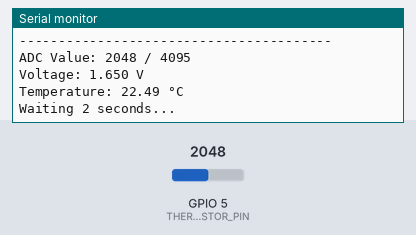
Simulated run of this program. Board: ESP32-S3. Parts: the last lines printed to the serial monitor. The test bench sets the inputs (shaded band); at power-on: GPIO 5 (THERMISTOR_PIN) = 2048 (analog values on the 0–4095 scale).

Above: at 1.3 s.
1.4 s: GPIO 5 (THERMISTOR_PIN) set to 3603
At 2.7 s:
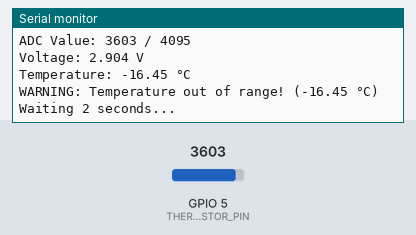
4.4 s: GPIO 5 (THERMISTOR_PIN) set to 4095
At 6.8 s:
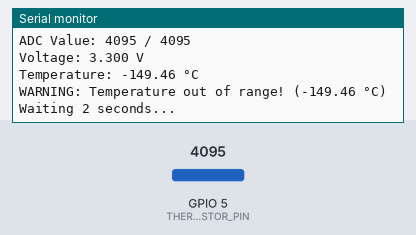
Timing chart, 0 to 8.3 s (numbered marks = the images above; inputs shaded):
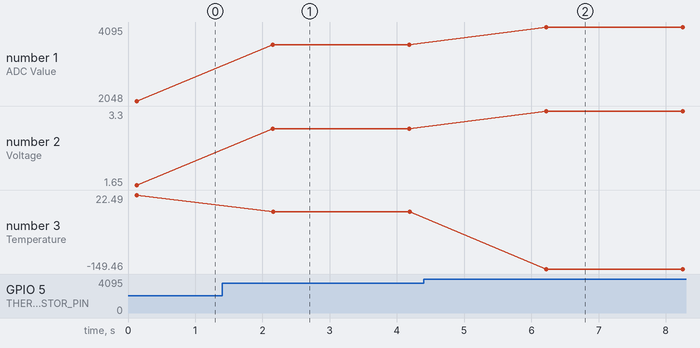

The program:

main.cpp
```cpp
#include <Arduino.h>

// Thermistor configuration
#define THERMISTOR_PIN 5
#define ADC_RESOLUTION 4095.0  // ESP32-S3 12-bit ADC
#define SERIES_RESISTOR 10000.0  // 10kOhm series resistor
#define THERMISTOR_NOMINAL 10000.0  // 10kOhm at nominal temperature
#define TEMPERATURE_NOMINAL 25.0  // degrees Celsius
#define B_CONSTANT 3950.0  // B constant for thermistor
#define TEMPERATURE_MIN 0.0  // Min temp to display
#define TEMPERATURE_MAX 100.0  // Max temp to display
#define CALIBRATION_OFFSET 2.5  // Calibration offset in degrees Celsius
#define NUM_SAMPLES 10  // Number of ADC samples for averaging

#define VREF 3.3  // Reference voltage

float readThermistorTemperature() {
  // Read multiple samples and average
  float sum = 0.0;
  for (int i = 0; i < NUM_SAMPLES; i++) {
    sum += analogRead(THERMISTOR_PIN);
    delay(2);
  }
  float adcAverage = sum / NUM_SAMPLES;

  // Convert ADC reading to voltage
  float voltage = (adcAverage / ADC_RESOLUTION) * VREF;

  // Calculate resistance using voltage divider
  float thermistorResistance = (SERIES_RESISTOR * voltage) / (VREF - voltage);

  // Steinhart-Hart equation (simplified B-parameter form)
  float temperatureKelvin = 1.0 / (
    (1.0 / (TEMPERATURE_NOMINAL + 273.15)) +
    (1.0 / B_CONSTANT) * log(thermistorResistance / THERMISTOR_NOMINAL)
  );

  return temperatureKelvin - 273.15 - CALIBRATION_OFFSET;  // Convert to Celsius, apply calibration
}

void setup() {
  Serial.begin(115200);
  delay(100);

  // Configure ADC pin
  pinMode(THERMISTOR_PIN, INPUT);
  analogReadResolution(12);  // 12-bit ADC for ESP32-S3

  Serial.println("========================================");
  Serial.println("Thermistor Reading - GPIO Pin 5");
  Serial.println("========================================");
  Serial.println("Waiting for stable readings...");
  Serial.println();
}

void loop() {
  float temperature = readThermistorTemperature();

  // Get ADC raw value and voltage for debugging
  int adcValue = analogRead(THERMISTOR_PIN);
  float voltage = (adcValue / ADC_RESOLUTION) * VREF;

  Serial.println("----------------------------------------");
  Serial.printf("ADC Value: %d / 4095\n", adcValue);
  Serial.printf("Voltage: %.3f V\n", voltage);
  Serial.printf("Temperature: %.2f °C\n", temperature);

  if (temperature < TEMPERATURE_MIN || temperature > TEMPERATURE_MAX) {
    Serial.printf("WARNING: Temperature out of range! (%.2f °C)\n", temperature);
  }

  Serial.println();
  Serial.println("Waiting 2 seconds...");

  delay(2000);
}
```

Measured:
- after the input at 1.4 s, the serial monitor: prints a new line after 0.76 s (image 1)
- after the input at 4.4 s, the serial monitor: prints a new line after 1.8 s (image 2)
- plotted number 1: 2048 → 3603 after the input at 1.4 s
- plotted number 2: 1.65 → 2.9 after the input at 1.4 s, 2.9 → 3.3 after the input at 4.4 s
- plotted number 3: 22.49 → -16.45 after the input at 1.4 s, -16.45 → -149.46 after the input at 4.4 s
